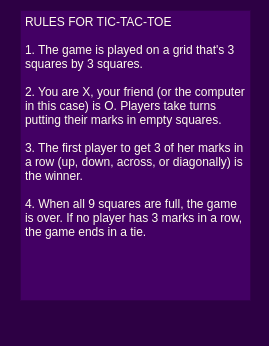
<?xml version="1.0" encoding="UTF-8"?>
<ui version="4.0">
 <class>MainWindow</class>
 <widget class="QMainWindow" name="MainWindow">
  <property name="geometry">
   <rect>
    <x>0</x>
    <y>0</y>
    <width>269</width>
    <height>346</height>
   </rect>
  </property>
  <property name="windowTitle">
   <string>MainWindow</string>
  </property>
  <property name="styleSheet">
   <string notr="true">background-color:rgb(45, 0, 68);</string>
  </property>
  <widget class="QWidget" name="centralwidget">
   <widget class="QTextEdit" name="textEdit">
    <property name="geometry">
     <rect>
      <x>20</x>
      <y>10</y>
      <width>231</width>
      <height>291</height>
     </rect>
    </property>
    <property name="styleSheet">
     <string notr="true">background-color: rgb(67, 0, 100);</string>
    </property>
    <property name="readOnly">
     <bool>true</bool>
    </property>
    <property name="html">
     <string>&lt;!DOCTYPE HTML PUBLIC &quot;-//W3C//DTD HTML 4.0//EN&quot; &quot;http://www.w3.org/TR/REC-html40/strict.dtd&quot;&gt;
&lt;html&gt;&lt;head&gt;&lt;meta name=&quot;qrichtext&quot; content=&quot;1&quot; /&gt;&lt;meta charset=&quot;utf-8&quot; /&gt;&lt;style type=&quot;text/css&quot;&gt;
p, li { white-space: pre-wrap; }
hr { height: 1px; border-width: 0; }
li.unchecked::marker { content: &quot;\2610&quot;; }
li.checked::marker { content: &quot;\2612&quot;; }
&lt;/style&gt;&lt;/head&gt;&lt;body style=&quot; font-family:'Segoe UI'; font-size:9pt; font-weight:400; font-style:normal;&quot;&gt;
&lt;p style=&quot; margin-top:0px; margin-bottom:0px; margin-left:0px; margin-right:0px; -qt-block-indent:0; text-indent:0px;&quot;&gt;&lt;span style=&quot; color:#fffceb;&quot;&gt;RULES FOR TIC-TAC-TOE&lt;/span&gt;&lt;/p&gt;
&lt;p style=&quot;-qt-paragraph-type:empty; margin-top:0px; margin-bottom:0px; margin-left:0px; margin-right:0px; -qt-block-indent:0; text-indent:0px; color:#fffceb;&quot;&gt;&lt;br /&gt;&lt;/p&gt;
&lt;p style=&quot; margin-top:0px; margin-bottom:0px; margin-left:0px; margin-right:0px; -qt-block-indent:0; text-indent:0px;&quot;&gt;&lt;span style=&quot; color:#fffceb;&quot;&gt;1. The game is played on a grid that's 3 squares by 3 squares.&lt;/span&gt;&lt;/p&gt;
&lt;p style=&quot;-qt-paragraph-type:empty; margin-top:0px; margin-bottom:0px; margin-left:0px; margin-right:0px; -qt-block-indent:0; text-indent:0px; color:#fffceb;&quot;&gt;&lt;br /&gt;&lt;/p&gt;
&lt;p style=&quot; margin-top:0px; margin-bottom:0px; margin-left:0px; margin-right:0px; -qt-block-indent:0; text-indent:0px;&quot;&gt;&lt;span style=&quot; color:#fffceb;&quot;&gt;2. You are X, your friend (or the computer in this case) is O. Players take turns putting their marks in empty squares.&lt;/span&gt;&lt;/p&gt;
&lt;p style=&quot;-qt-paragraph-type:empty; margin-top:0px; margin-bottom:0px; margin-left:0px; margin-right:0px; -qt-block-indent:0; text-indent:0px; color:#fffceb;&quot;&gt;&lt;br /&gt;&lt;/p&gt;
&lt;p style=&quot; margin-top:0px; margin-bottom:0px; margin-left:0px; margin-right:0px; -qt-block-indent:0; text-indent:0px;&quot;&gt;&lt;span style=&quot; color:#fffceb;&quot;&gt;3. The first player to get 3 of her marks in a row (up, down, across, or diagonally) is the winner.&lt;/span&gt;&lt;/p&gt;
&lt;p style=&quot;-qt-paragraph-type:empty; margin-top:0px; margin-bottom:0px; margin-left:0px; margin-right:0px; -qt-block-indent:0; text-indent:0px; color:#fffceb;&quot;&gt;&lt;br /&gt;&lt;/p&gt;
&lt;p style=&quot; margin-top:0px; margin-bottom:0px; margin-left:0px; margin-right:0px; -qt-block-indent:0; text-indent:0px;&quot;&gt;&lt;span style=&quot; color:#fffceb;&quot;&gt;4. When all 9 squares are full, the game is over. If no player has 3 marks in a row, the game ends in a tie.&lt;/span&gt;&lt;/p&gt;&lt;/body&gt;&lt;/html&gt;</string>
    </property>
   </widget>
  </widget>
  <widget class="QMenuBar" name="menubar">
   <property name="geometry">
    <rect>
     <x>0</x>
     <y>0</y>
     <width>269</width>
     <height>22</height>
    </rect>
   </property>
  </widget>
  <widget class="QStatusBar" name="statusbar"/>
 </widget>
 <resources/>
 <connections/>
</ui>
